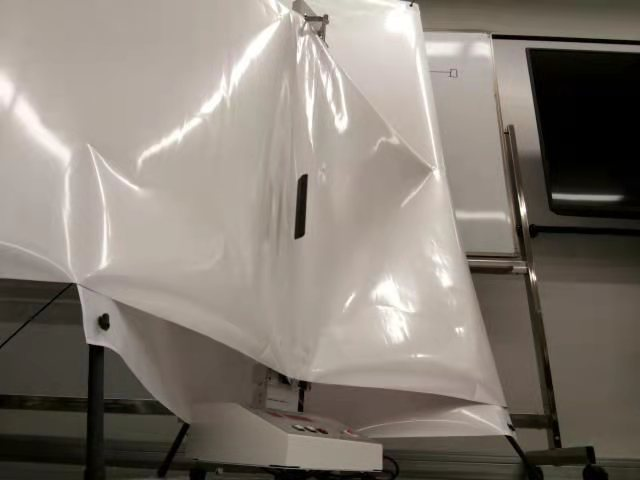
#> input picture testcase/test/left/1.jpg, 640 x 480 px, found by its file name; its folder holds only this picture in this run
$ python main.py
#> lines starting #> are read from the running program, lines starting #| are printed output that depends on the picture; after the words box and inside, x2 and y2 are one past the last pixel; in counts of white or black regions, pixels touching at a corner belong together
import os

import cv2, numpy as np
import matplotlib.pyplot as plt
from cv2 import mean


def showimg(img):
    plt.imshow(img, "gray")
    plt.show()
# ===Img Show Area ===
def imgRoundDect(img):
    ret, thre_img1 = cv2.threshold(img, 0, 255, cv2.THRESH_OTSU)
    return 255-thre_img1
def imgCanny(img):
    canny = cv2.Canny(img, 200, 255)
    showimg(canny)
def readAllImgs(imglist,floder):
    imgname = os.listdir(floder)
    for imgn in imgname:
        URL=floder+"/"+imgn
        imglist.append(cv2.imread(URL,cv2.IMREAD_GRAYSCALE))
#计算二值化图像中有数据图像的中心点
def meanPoint(thimg):
    contours, hierarchy = cv2.findContours(thimg, cv2.RETR_TREE, cv2.CHAIN_APPROX_SIMPLE)
    contours[0].resize(contours[0].shape[0], 2)
    avr_x, avr_y = np.mean(contours[0], axis=0)
    return int(avr_x),int(avr_y)
#开运算操作
def open_mor(src):
    kernel = np.ones((5,5),np.uint8)
    opening = cv2.morphologyEx(src,cv2.MORPH_OPEN,kernel, iterations=3) #iterations进行3次操作
    cv2.imshow('open',opening)
    return opening

#边界填充算法
#以下以一张小图片的边界填充为示例
floderPath=r"C:\Users\Arnoliu\PycharmProjects\opecvtry\testcase\test\left"
testIMGlist=[]
readAllImgs(testIMGlist,floderPath)
for img in testIMGlist:
    showimg(img)
    # img_area = img[400:700, 300:700] #Middle
    img = img[150:250, 200:400] #Left
    thimg=imgRoundDect(img)
    # showimg(thimg)
    contours, hierarchy = cv2.findContours(thimg, cv2.RETR_TREE, cv2.CHAIN_APPROX_SIMPLE)
    contours[0].resize(contours[0].shape[0], 2)
    img_rgb = cv2.cvtColor(thimg, cv2.COLOR_GRAY2BGR)
    for point in contours[0]:
        cv2.circle(img_rgb, point, 1, (0, 0, 255))

    plt.imshow(img_rgb)
    plt.show()
#> this loop made 1 pass
#> ret in imgRoundDect on pass 1: 97
#> pass 1, in showimg, `plt.show()`:
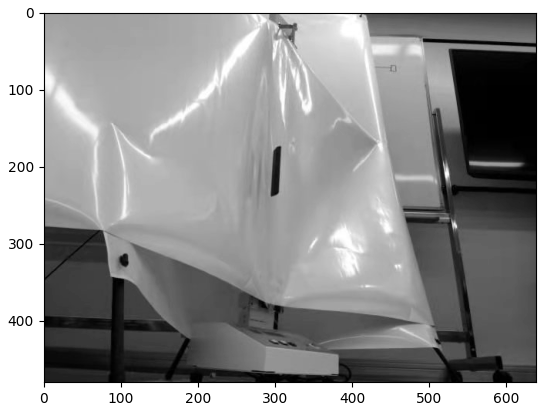
#> figure drawn by matplotlib, 1 panel
#> pass 1, `img = img[150:250, 200:400]`:
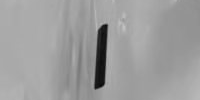
#> img: shape (100, 200); min 5, max 193, mean 157.4
#> pass 1, in imgRoundDect, `ret, thre_img1 = cv2.threshold(img, 0, 255, cv2.THRESH_OTSU)`:
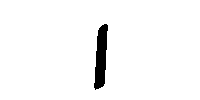
#> thre_img1: shape (100, 200); 96.9% white; 1 black region, box (x1, y1, x2, y2) and area: (94, 24, 108, 90) 621
#> pass 1, `plt.show()`:
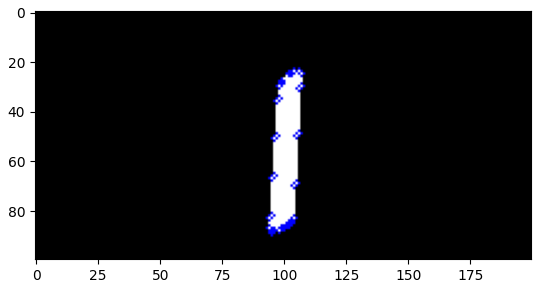
#> figure drawn by matplotlib, 1 panel; B, G, R data is drawn as R, G, B
#> after the loop:
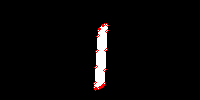
#> img_rgb: shape (100, 200, 3); mean B, G, R 7.1, 7.1, 8.4
